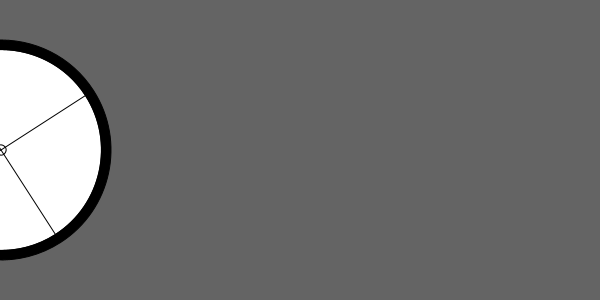
Frame 1 (no input)
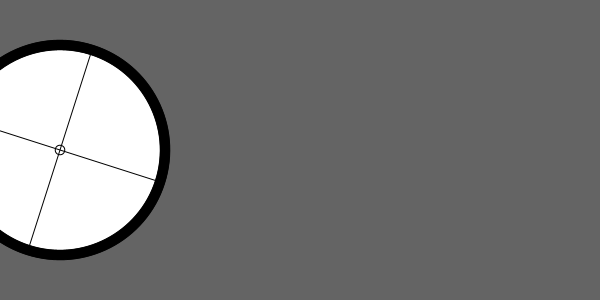
Frame 60 (the mouse pressed at the canvas centre just before this capture)
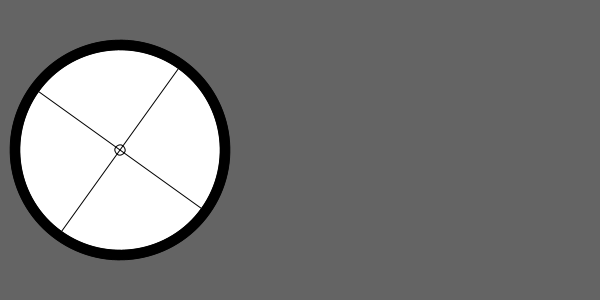
Frame 120 (the mouse held since frame 60 and released just before this capture)

The Processing sketch that drew these frames (run headless with seeded random() and noise(); from frame 60 on, the mouse is pressed at the canvas centre):

// Processing sketch: rotating_wheel
// ── rotating_wheel.pde


void setup(){
  size(600,300);
}

void draw(){
    background(100);
  translate(frameCount,150);
  rotate(frameCount);
  fill(0,0,0);
  circle(0,0,220);
  fill(255,255,255);
  circle(0,0,200);
  circle(0,0,10);
  line(-100,0,100,0);
  line(0,-100,0,100);
}
